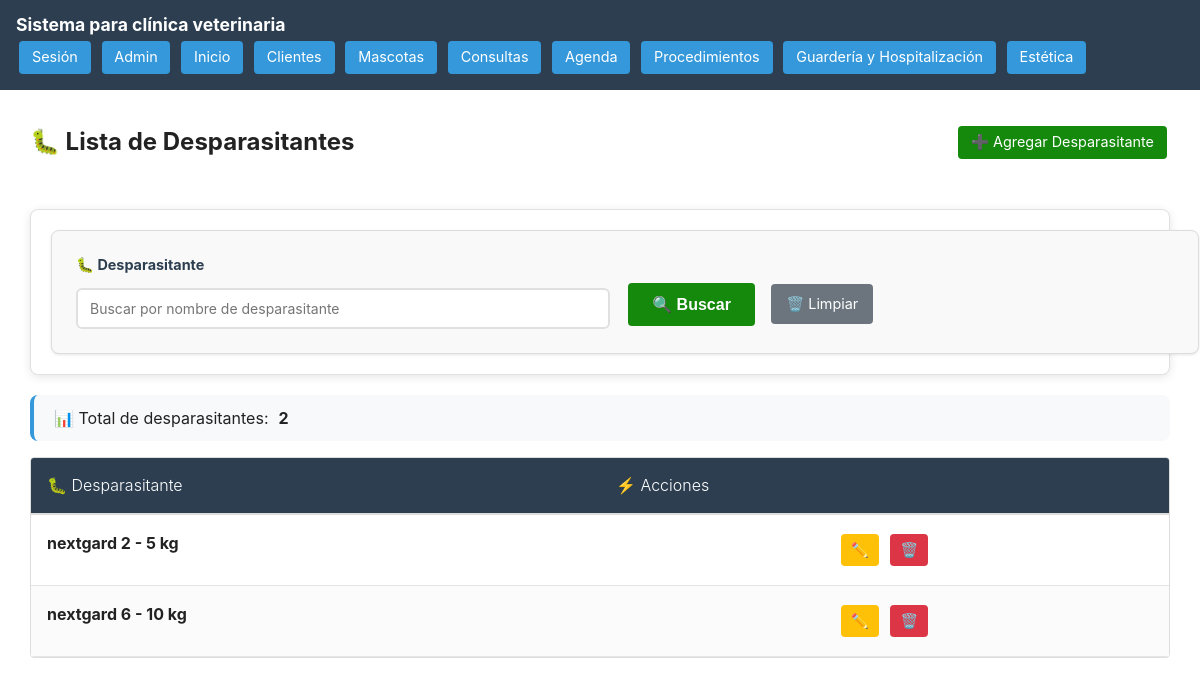
Page /procedimientos/desparasitantes/lista (signed in) on the committed database.
### Procedimientos/models.py (models this page shows, shortened)
class ListaDesparasitantes(models.Model):
    desparasitante = models.TextField()

### Procedimientos/views.py (the view)
# urls.py: path('desparasitantes/lista', views.lista_desparasitantes, name='lista_desparasitantes'),
@login_required
def lista_desparasitantes(request):
    desparasitantes = ListaDesparasitantes.objects.all().order_by('desparasitante')
    query_desparasitante = request.GET.get('q_desparasitante', '')
    if query_desparasitante:
        desparasitantes = desparasitantes.filter(desparasitante__icontains=query_desparasitante)
    context = {
        'desparasitantes': desparasitantes,
        'query_desparasitante': query_desparasitante,
    }
    return render(request, 'procedimientos/desparasitantes/verDesparasitantes.html', context)

### templates/procedimientos/desparasitantes/verDesparasitantes.html (shortened to what this page needs)
{% extends 'base.html' %}
{% block content %}
<section class="container">
    <div class="header-actions">
        <h2>🐛 Lista de Desparasitantes</h2>
        <a href="{% url 'agregar_desparasitante' %}" class="btn-home btn-agregar">
            ➕ Agregar Desparasitante
        </a>
    </div>
    <div class="filtros-combinados">
        <form method="get" action="" class="filtros-form">
            <div class="filtros-grid">
                <div class="filtro-group">
                    <label for="q_desparasitante" class="filtro-label">🐛 Desparasitante</label>
                    <div class="filtro-input-container">
                        <input type="text" id="q_desparasitante" name="q_desparasitante"
                               value="{{ query_desparasitante }}" placeholder="Buscar por nombre de desparasitante" class="filtro-input">
                    </div>
                </div>
                <div class="filtro-actions">
                    <button type="submit" class="btn-home filtro-submit">🔍 Buscar</button>
                    <a href="{% url 'lista_desparasitantes' %}" class="btn-home filtro-reset">🗑️ Limpiar</a>
                </div>
            </div>
        </form>
    </div>
    <div class="results-info">
        <p>📊 Total de desparasitantes: <strong>{{ desparasitantes|length }}</strong></p>
    </div>
    <div class="custom-table-container">
        <table class="custom-table">
            <thead>
                <tr>
                    <th>🐛 Desparasitante</th>
                    <th>⚡ Acciones</th>
                </tr>
            </thead>
            <tbody>
                {% for desparasitante in desparasitantes %}
                <tr>
                    <td>
                        <div class="desparasitante-info">
                            <strong>{{ desparasitante.desparasitante }}</strong>
                        </div>
                    </td>
                    <td>
                        <div class="action-buttons compact">
                            <a href="{% url 'editar_desparasitante' desparasitante.pk %}"
                               class="btn-home" style="background: #ffc107; color: black; padding: 5px 10px;"
                               title="Editar desparasitante">
                                ✏️
                            </a>
                            <a href="{% url 'eliminar_desparasitante' desparasitante.pk %}"
                               class="btn-home" style="background: #dc3545; padding: 5px 10px;"
                               onclick="return confirm('¿Estás seguro de que quieres eliminar el desparasitante {{ desparasitante.desparasitante }}?');"
                               title="Eliminar desparasitante">
                                🗑️
                            </a>
                        </div>
                    </td>
                </tr>
                {% endfor %}
            </tbody>
        </table>
    </div>
</section>
{% endblock %}

### static/styles/main.css (style rules this page uses)
:root { --brand-bg: #2c3e50; --btn-bg: #3498db; --btn-bg-hover: #2980b9; --text-on-brand: #ffffff; --btn-agr: #14890c; --btn-agr-hover: #0fda15; --btn-regresar: #e67e22; --btn-regresar-hover: #a85904; --form-bg: #fafafa; --form-border: #e0e0e0; --error-color: #d9534f; --success-color: #28a745; }
body { margin: 0; font-family: -apple-system, BlinkMacSystemFont, 'Segoe UI', Roboto, 'Helvetica Neue', Arial; line-height: 1.4; color: #222; }
.btn-home, .btn-agregar, .btn-regresar { display: inline-block; padding: 0.4rem 0.8rem; color: white; text-decoration: none; border-radius: 4px; margin: 0.2rem; border: none; cursor: pointer; font-size: 0.9rem; }
.btn-home { background: var(--btn-bg); }
.btn-agregar { background: var(--btn-agr); }
form { display: flex; flex-direction: column; gap: 1.5rem; background: #f9f9f9; padding: 1.5rem; border: 1px solid #ddd; border-radius: 8px; box-shadow: 0 1px 3px rgba(0, 0, 0, 0.1); }
form label { font-weight: bold; color: #333; margin-bottom: 0.5rem; display: block; }
form input, form textarea, form select { padding: 0.75rem; border: 1px solid #ccc; border-radius: 4px; font-size: 1rem; width: 100%; box-sizing: border-box; font-family: inherit; }
form button[type="submit"] { align-self: flex-start; padding: 0.75rem 1.5rem; background: var(--btn-agr); color: white; border: none; border-radius: 4px; cursor: pointer; font-size: 1rem; font-weight: bold; }
.custom-table-container { overflow-x: auto; border: 1px solid #ddd; border-radius: 4px; margin-top: 1rem; }
.custom-table { width: 100%; border-collapse: collapse; table-layout: auto; }
.custom-table thead th { text-align: left; padding: 1rem 1rem; background: var(--brand-bg); color: var(--text-on-brand); font-weight: 300; border-bottom: 2px solid #ddd; white-space: normal; word-wrap: break-word; word-break: break-word; }
.custom-table tbody td { padding: 1rem 1rem; border-bottom: 1px solid #e6e6e6; vertical-align: top; word-wrap: break-word; word-break: break-word; line-height: 1.5; min-width: 150px; }
.custom-table tbody tr:nth-child(even) { background: #fbfbfb; }
.filtros-combinados { background: white; padding: 20px; border-radius: 8px; box-shadow: 0 2px 10px rgba(0,0,0,0.1); margin-bottom: 20px; border: 1px solid var(--form-border); }
.filtros-form { width: 100%; }
.filtros-grid { display: grid; grid-template-columns: 1fr 1fr auto; gap: 15px; align-items: end; }
.filtro-group { display: flex; flex-direction: column; gap: 8px; }
.filtro-label { font-weight: bold; color: var(--brand-bg); font-size: 0.9rem; margin-bottom: 5px; }
.filtro-input-container { position: relative; display: flex; align-items: center; }
.filtro-input { width: 100%; padding: 10px 40px 10px 12px; border: 2px solid #e0e0e0; border-radius: 6px; font-size: 14px; transition: all 0.3s ease; background: white; }
.filtro-actions { display: flex; gap: 10px; align-items: center; }
.filtro-submit { background: var(--btn-bg); padding: 10px 20px; white-space: nowrap; }
.filtro-reset { background: #6c757d; padding: 10px 15px; white-space: nowrap; }
.results-info { background: #f8f9fa; padding: 12px 20px; border-radius: 8px; margin: 15px 0; border-left: 4px solid var(--btn-bg); }
.results-info p { margin: 0; display: flex; align-items: center; gap: 10px; flex-wrap: wrap; }
.header-actions { display: flex; justify-content: space-between; align-items: center; margin-bottom: 30px; flex-wrap: wrap; gap: 15px; }
.action-buttons { display: flex; gap: 10px; flex-wrap: wrap; }
.container { padding: 1rem; max-width: 100%; margin: 0 auto; }
@media (min-width: 1200px) { .container { max-width: 1140px; } }

### templates/procedimientos/desparasitantes/verDesparasitantes.html (style rules this page uses)
.desparasitante-info { display: flex; align-items: center; gap: 10px; }
.action-buttons.compact { display: flex; gap: 5px; justify-content: center; }

### rows in the picture
ListaDesparasitantes: desparasitante "nextgard 2 - 5 kg"
ListaDesparasitantes: desparasitante "nextgard 6 - 10 kg"

### other values in the picture
{{ desparasitantes|length }} "2"
